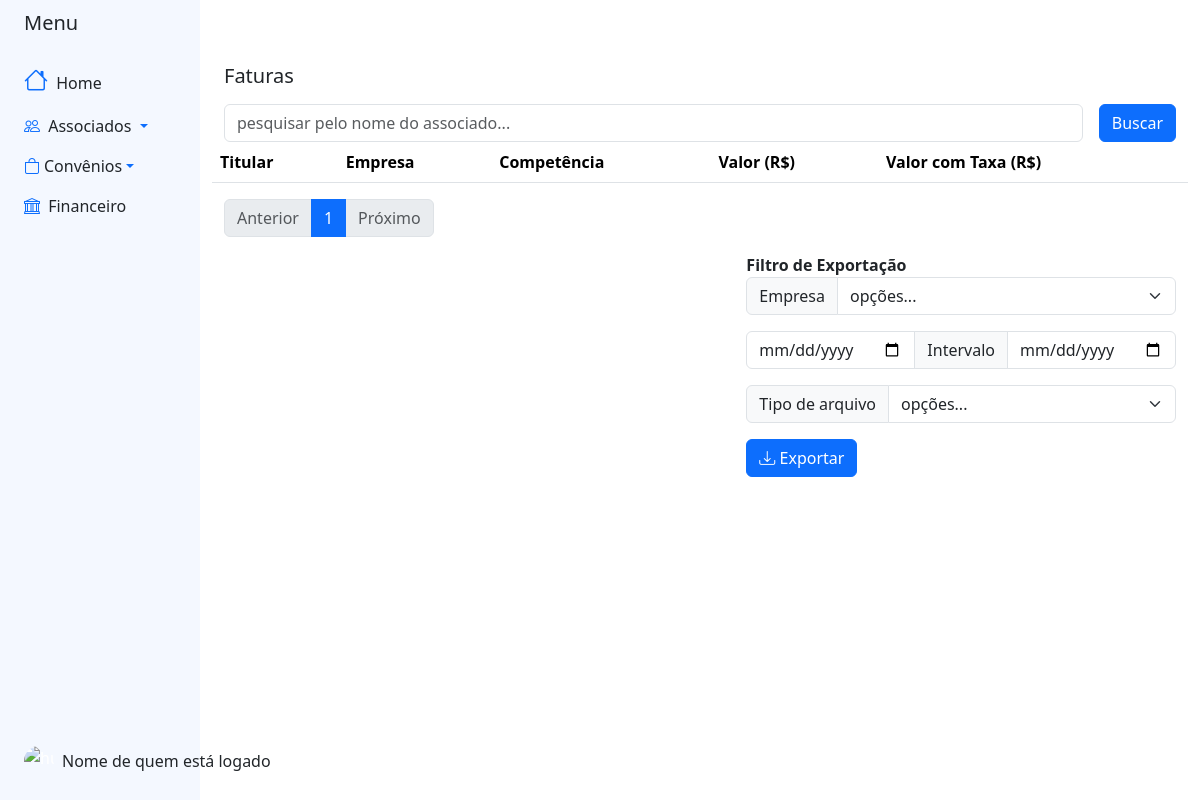
The page /convenios/listarFaturas/ on the database as committed earlier.
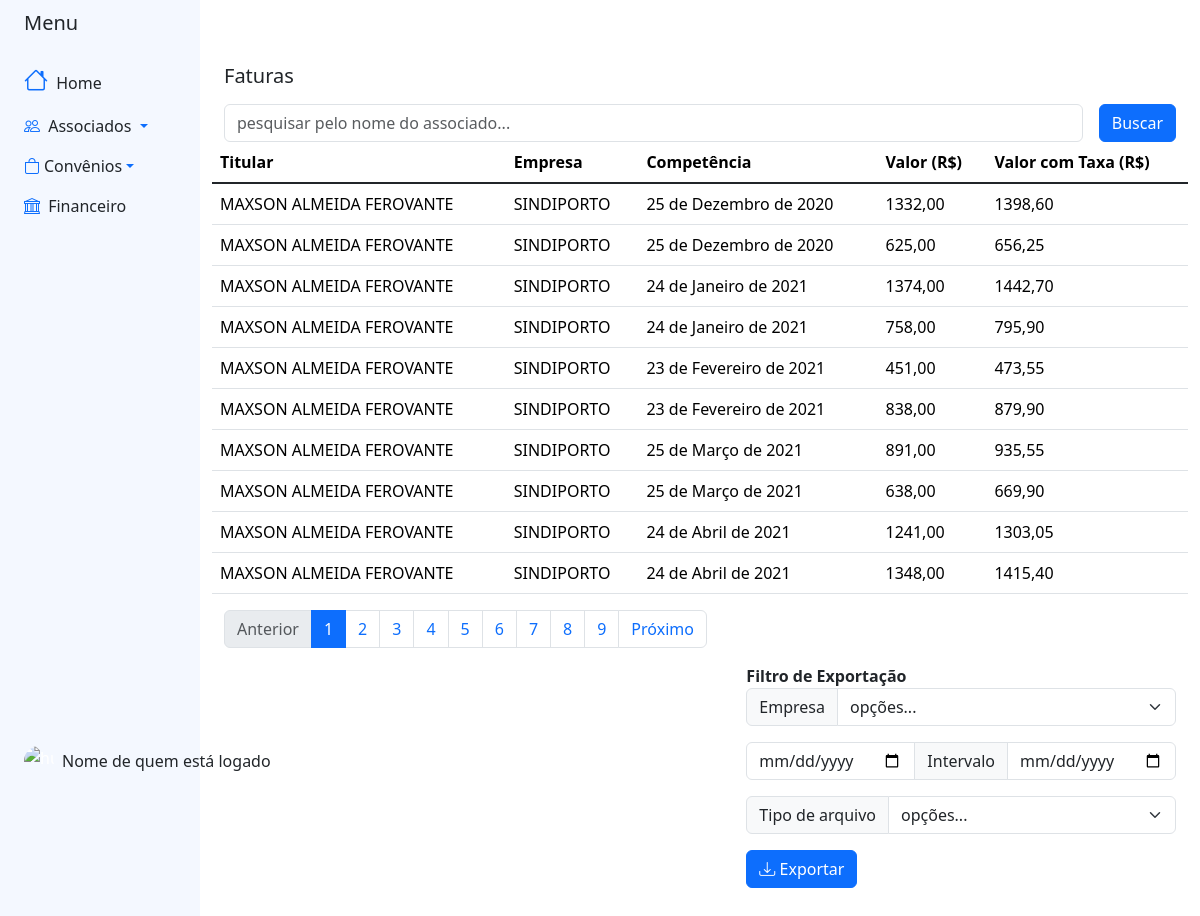
The same page on the database as committed later.
### blackpearl/convenios/models.py (models this page shows, shortened)
class Base(models.Model):
    criado = models.DateField('Data de Criação', auto_now_add=True)
    modificado = models.DateField('Data de Atualização', auto_now_add=True)
    ativo = models.BooleanField('Ativo?', default=True)
    class Meta:
        abstract = True

class FaturaCartao(Base):
    cartao = models.ForeignKey(CartaoConvenioVolus, on_delete=models.CASCADE, related_name='cartao')
    valor = models.DecimalField('Valor da Fatura', max_digits=8, decimal_places=2)
    valorComTaxa = models.DecimalField('Valor da Fatura com a Taxa Adm', max_digits=8, decimal_places=2,  null=True, blank=True)
    competencia = models.DateField('Competência')

class CartaoConvenioVolus(Base):
    nome = models.CharField('Nome do Cartão', max_length=20, default='Convênio Volus')
    titular = models.ForeignKey(Associado, on_delete=models.CASCADE, related_name='cartaovolus')
    valorLimite = models.DecimalField('Valor do Limite', max_digits=8, decimal_places=2)
    status = models.CharField('Status', max_length=20, choices=status_choices)
    def __str__(self):
        return '{}'.format(self.titular)

### blackpearl/associados/models.py (models this page shows, shortened)
class Base(models.Model):
    criado = models.DateField('Data de Criação', auto_now_add=True)
    modificado = models.DateField('Data de Atualização', auto_now_add=True)
    ativo = models.BooleanField('Ativo?', default=True)
    class Meta:
        abstract = True

class Associado(Base):
    nomecompleto = models.CharField('Nome Completo', max_length=300)
    dataNascimento = models.DateField('Data de Nascimento')
    sexo = models.CharField('Sexo', max_length=1, choices=SEXO_CHOICES)
    cpf = models.CharField('CPF', max_length=11)
    identidade = models.CharField('Identidade', max_length=20, default='')
    orgemissor = models.CharField('Órgão Emissor', max_length= 6, choices=ORGEMISSOR_CHOICES, default='')
    estadocivil = models.CharField('Estado Civil', max_length= 2, choices=ESTADOCIVIL_CHOICES, default='')
    dataAssociacao = models.DateField('Data de Associação')
    associacao = models.CharField('Associação', max_length=50, choices=ASSOCIACAO_CHOICES, default= '')
    matricula = models.IntegerField('Matricula', null=True)
    empresa  = models.ForeignKey(Empresa, on_delete=models.CASCADE, related_name='empresa')
    email = models.EmailField('e-mail')
    dddNumeroContato = models.CharField('DDD', max_length=2)
    numeroContato = models.CharField('Celular', max_length=9)
    slug = models.SlugField('Slug', max_length=100, blank=True, editable=False)
    cep = models.CharField('CEP', max_length=9)
    logradouro = models.CharField('Logradouro', max_length=200)
    num = models.IntegerField('Número')
    bairro = models.CharField('Bairro', max_length=100)
    cidade = models.CharField('Cidade', max_length=100)
    estado = models.CharField('Estado (UF)', max_length=2, choices=ESTADOS_CHOICES, default='')
    def __str__(self):
        return '{}'.format(self.nomecompleto)

class Empresa(Base):
    nome = models.CharField('Nome da empresa', max_length= 100)
    estado = models.CharField('Estado de atuação', max_length=20, choices= ESTADOS_CHOICES)
    def __str__(self):
        return self.nome

### blackpearl/convenios/views.py (the view)
# urls.py: path('listarFaturas/', views.listarFaturas, name ='listarFaturas'),
def listarFaturas(request):
    nome_pesquisado = request.GET.get('obj')
    if nome_pesquisado:
        faturas = FaturaCartao.objects.filter(cartao__titular__nomecompleto__icontains=nome_pesquisado).order_by('cartao')
    else:
        faturas = FaturaCartao.objects.filter().order_by('competencia')
    paramentro_page = request.GET.get('page', '1')
    paramentro_limit = request.GET.get('limit', '10')
    if not (paramentro_limit.isdigit() and int(paramentro_limit) > 0):
        paramentro_limit = '10'
    fatura_paginator = Paginator(faturas, paramentro_limit)
    try:
        page = fatura_paginator.page(paramentro_page)
    except (EmptyPage, PageNotAnInteger):
        page = fatura_paginator.page(1)
    context = {
        'list_objs': page
    }
    return render(request, 'convenios/listarFaturas.html',context)

### blackpearl/convenios/templates/convenios/listarFaturas.html (shortened to what this page needs)
{% extends "base_sidebar.html" %}
{% block bootstrap5_content %}
{% load bootstrap5 %}
{% load static %}
<div class="container py-5 ">
    <h5 class="card-heard">Faturas
    </h5>
    <div class="row d-flex justify-content-center align-items-center h-50 ">
        {% include 'search.html' with href='listarFaturas' %}
        <table class="table table-hover" >
                        <thead>
                          <tr>
                              <th scope="col">Titular</th>
                              <th scope="col">Empresa</th>
                              <th scope="col">Competência</th>
                              <th scope="col">Valor (R$)</th>
                              <th scope="col">Valor com Taxa (R$)</th>
                          </tr>
                        </thead>
                            <tbody class="table-group-divider">
                              {% for fatura in list_objs %}
                              <tr>
                                  <td>{{ fatura.cartao }}</td>
                                  <td>{{ fatura.cartao.titular.empresa }}</td>
                                  <td>{{ fatura.competencia }}</td>
                                  <td>{{ fatura.valor }}</td>
                                  <td>{{ fatura.valorComTaxa }}</td>
                              </tr>
                              {% endfor %}
                          </tbody>
        </table>
        {% include 'pagination.html' with href='listarFaturas'%}
        <div class="filtros d-grid gap-2 d-md-flex justify-content-md-end">
            <form class="form" action="{% url 'exportar' %}" method="GET">
                {% buttons %}
                <span class="fw-bold"> Filtro de Exportação</span>
                <div class="form-group col-sm">
                    <div class="input-group mb-3">
                        <label class="input-group-text" for="inputGroupSelectEmpresa">Empresa</label>
                        <select class="form-select" id="inputGroupSelectEmpresa" name="inputGroupSelectEmpresa">
                        <option selected>opções...</option>
                        </select>
                    </div>
                    <div class="input-group mb-3">
                        <input type="date" name="start_date" class="form-control" placeholder="Data inicial" aria-label="Data inicial">
                        <span class="input-group-text">Intervalo</span>
                        <input type="date" name="end_date" class="form-control" placeholder="Data final" aria-label="Data final">
                    </div>
                    <div class="input-group mb-3">
                        <label class="input-group-text" for="inputGroupSelectTipoArquivo">Tipo de arquivo</label>
                        <select class="form-select" id="inputGroupSelectTipoArquivo" name="inputGroupSelectTipoArquivo">
                            <option selected>opções...</option>
                        </select>
                    </div>
                </div>
                <button type="submit" class="btn btn-primary"><i class="bi bi-download"></i> Exportar</button>
                {% endbuttons %}
            </form>
        </div>
    </div>
</div>
{% endblock bootstrap5_content %}

Rows that differ between the two databases and show on the page:
added FaturaCartao: cartao "MAXSON ALMEIDA FEROVANTE", cartao.titular.empresa "SINDIPORTO", competencia "25 de Dezembro de 2020", valor "1332,00", valorComTaxa "1398,60"
added FaturaCartao: cartao "MAXSON ALMEIDA FEROVANTE", cartao.titular.empresa "SINDIPORTO", competencia "25 de Dezembro de 2020", valor "625,00", valorComTaxa "656,25"
added FaturaCartao: cartao "MAXSON ALMEIDA FEROVANTE", cartao.titular.empresa "SINDIPORTO", competencia "24 de Janeiro de 2021", valor "1374,00", valorComTaxa "1442,70"
added FaturaCartao: cartao "MAXSON ALMEIDA FEROVANTE", cartao.titular.empresa "SINDIPORTO", competencia "24 de Janeiro de 2021", valor "758,00", valorComTaxa "795,90"
added FaturaCartao: cartao "MAXSON ALMEIDA FEROVANTE", cartao.titular.empresa "SINDIPORTO", competencia "23 de Fevereiro de 2021", valor "451,00", valorComTaxa "473,55"
added FaturaCartao: cartao "MAXSON ALMEIDA FEROVANTE", cartao.titular.empresa "SINDIPORTO", competencia "23 de Fevereiro de 2021", valor "838,00", valorComTaxa "879,90"
added FaturaCartao: cartao "MAXSON ALMEIDA FEROVANTE", cartao.titular.empresa "SINDIPORTO", competencia "25 de Março de 2021", valor "891,00", valorComTaxa "935,55"
added FaturaCartao: cartao "MAXSON ALMEIDA FEROVANTE", cartao.titular.empresa "SINDIPORTO", competencia "25 de Março de 2021", valor "638,00", valorComTaxa "669,90"
added FaturaCartao: cartao "MAXSON ALMEIDA FEROVANTE", cartao.titular.empresa "SINDIPORTO", competencia "24 de Abril de 2021", valor "1241,00", valorComTaxa "1303,05"
added FaturaCartao: cartao "MAXSON ALMEIDA FEROVANTE", cartao.titular.empresa "SINDIPORTO", competencia "24 de Abril de 2021", valor "1348,00", valorComTaxa "1415,40"
Other text that changed with them:
new list line: "2"
new list line: "3"
new list line: "4"
new list line: "5"
new list line: "6"
new list line: "7"
new list line: "8"
new list line: "9"
